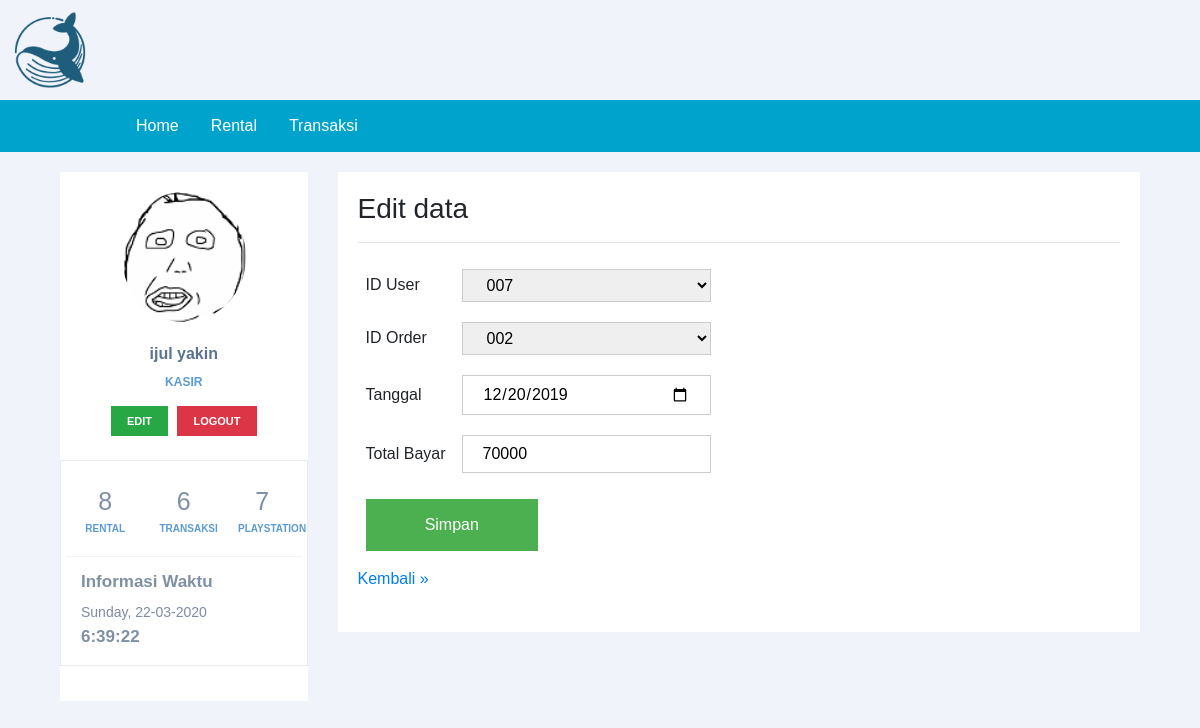
Screenshot of /halaman_kasir.php?page=transaksi_edit&kode=002 (signed in) with the database file from the repository.
### tables this page shows
CREATE TABLE `transaksi` (
  `id_transaksi` varchar(20) NOT NULL,
  `id_user` varchar(10) NOT NULL,
  `id_order` varchar(10) NOT NULL,
  `tanggal` date NOT NULL,
  `total_bayar` int(25) NOT NULL
);

### transaksi_edit.php (the view, shortened to what this page needs)
	<h3>Edit data</h3>
	<hr>
	<?php
	include "koneksi.php";
	$id_transaksi = $_GET['kode'];
	$query_mysqli = $koneksi->query("SELECT * FROM transaksi WHERE id_transaksi='$id_transaksi'")or die(mysqli_error());
	while($data = mysqli_fetch_array($query_mysqli)){
	?>
	<form  method="post">
		<table>
			<tr>
				<td>ID User</td>
				<td>
					<select name="id_user" >
						<option><?php echo $data['id_user'] ?></option>
					</select>
				</td>
			</tr>
			<tr>
				<td>ID Order</td>
				<td><select name="id_order">
					<option><?php echo $data['id_order'] ?></option>
				</select>
			</tr>
			<tr>
				<td>Tanggal</td>
				<td><input type="date" name="tanggal" value="<?php echo $data['tanggal'] ?>"></td>
			</tr>
			<tr>
				<td>Total Bayar</td>
				<td><input type="text" name="total_bayar" value="<?php echo $data['total_bayar'] ?>"></td>
			</tr>
			<tr>
				<td colspan="2"><input name="submit" type="submit" value="Simpan"></td>
			</tr>
		</table>
	</form>
	<a href="?page=transaksi">Kembali &raquo;</a>
	<?php } ?>
</body>
</html>

### style.css (style rules this page uses)
body { font-family: sans-serif; background: #ebf9fb; }
input[type=text], [type=date], [type=password], select { width: 100%; padding: 6px 20px; margin: 2px 0; display: inline-block; border: 1px solid #ccc; border-radius: 4px; box-sizing: border-box; }
input[type=submit] { width: 50%; background-color: #4CAF50; color: white; padding: 14px 20px; margin: 8px 0; border: none; border-radius: 4px; cursor: pointer; }
.daftar_tabel th, td { text-align: left; padding: 8px; }

### css/sidebar.css (style rules this page uses)
body { background: #F1F3FA; }
a, button, code, div, img, input, label, li, p, pre, select, span, svg, table, td, textarea, th, ul { -webkit-border-radius: 0!important; -moz-border-radius: 0!important; border-radius: 0!important; }

### rows the page displays
transaksi: id_user "007", id_order "002", tanggal "12/20/2019", total_bayar "70000"

### other values shown
$_SESSION['nama'] "ijul yakin"
$_SESSION['level'] "KASIR"
$count "8"
$count "6"
$count "7"
